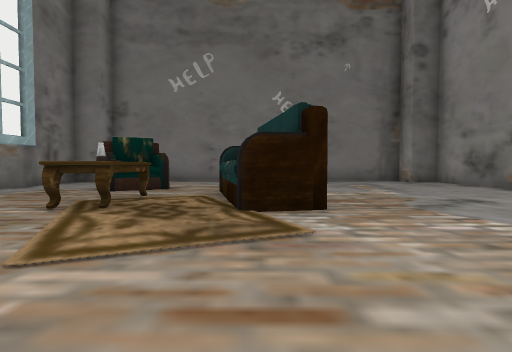
[1] (above)

14 first-person views from a walk through a Unity game level. The camera is 1.2 m above the floor, tilts 2° down and sees 80° across. The floor is counted in squares, 2 m on a side. Each view is taken from the middle of a square. On the plan, view 1 faces up. The plan holds only what a view shows up to about 9 squares ahead; the rest is blank. The player is left out. Some surface patterns are stand-ins.

[2]
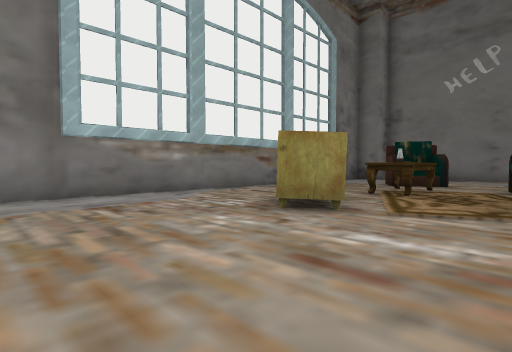

[3]
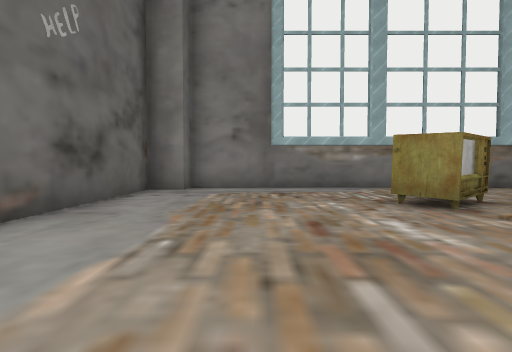

[4]
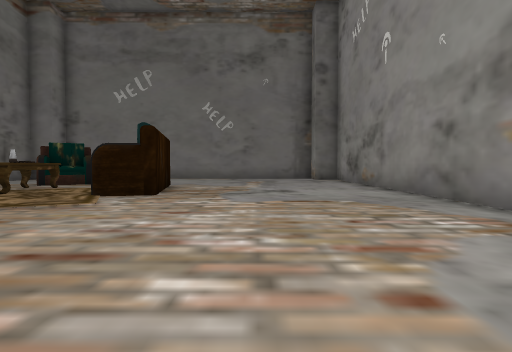

[5]
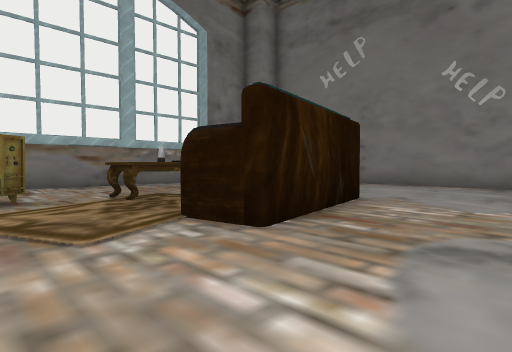

[6]
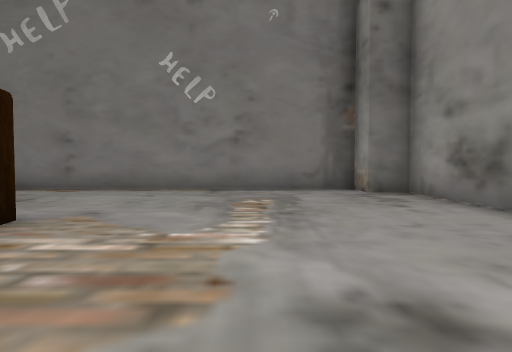

[7]
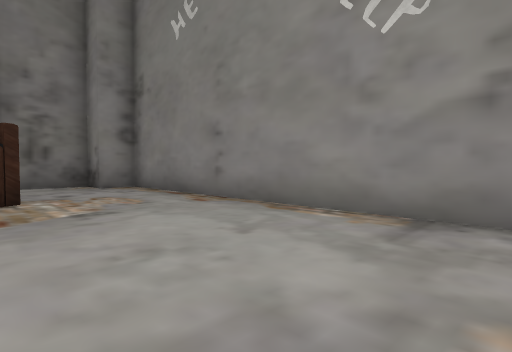

[8]
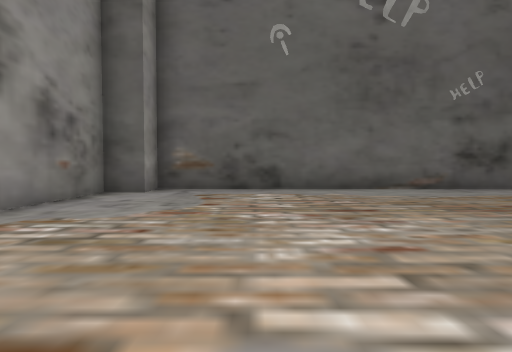

[9]
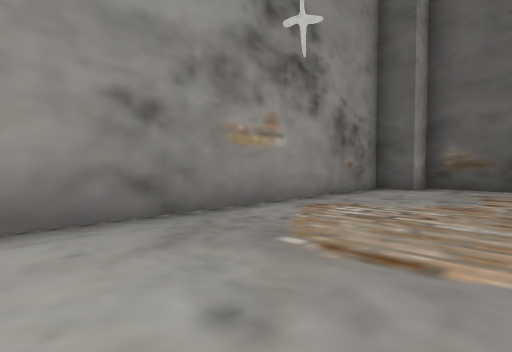

[10]
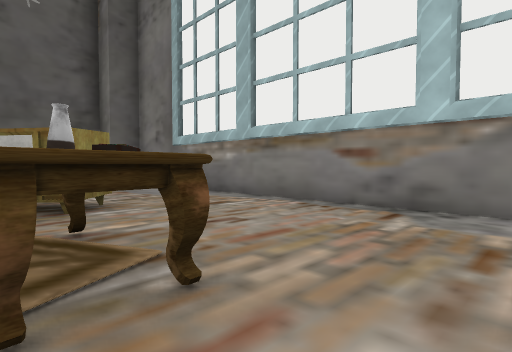

[11]
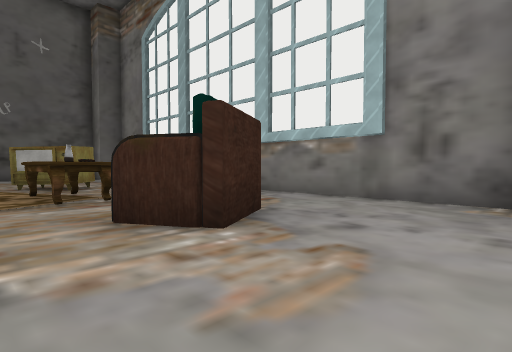

[12]
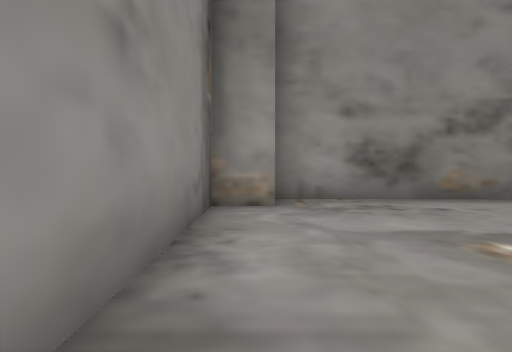

[13]
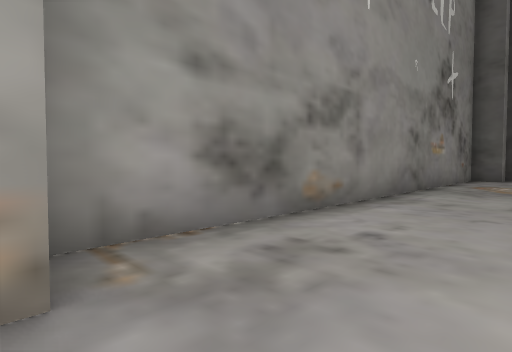

[14]
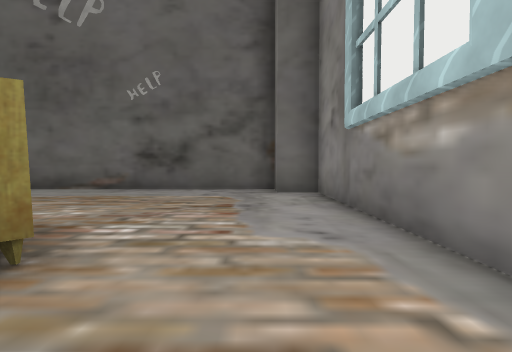

### Floor plan
Points are (right, up) in squares from view 1. A wall is a line through its corners. A room is listed if a view was taken in it or the views show most of it. See-through windows are left out.
Room 1 (views 1, 2, 3, 4, 5, 6, 7, 8, 9, 10, 11, 12, 13, 14)
walls: (-5.5, 10.7) (-6.4, 10.7) (-6.4, -2.8) (-5.5, -2.8) (-5.5, -3.7) (5.5, -3.7) (5.5, -2.8) (6.4, -2.8) (6.4, 10.7) (5.5, 10.7) (5.5, 11.7) (-5.5, 11.7) (-5.5, 10.7)
objects: other object (-4, 7) to (-3, 8); other object (-3, 1) to (-2, 3); table (-3, 4) to (-2, 6); vase (-2, 5); other object (-1, 4) to (0, 7)

Where each view was taken, in squares from view 1:
view 1: 0 up, 0 right, facing up
view 2: 2 down, 0 right, facing up-left
view 3: 1 down, 2 right, facing left
view 4: 2 down, 3 right, facing up
view 5: 2 up, 3 right, facing up-left
view 6: 4 up, 3 right, facing up
view 7: 8 up, 3 right, facing up-left
view 8: 4 up, 3 right, facing down
view 9: 5 up, 3 right, facing down-right
view 10: 7 up, 2 left, facing down-left
view 11: 11 up, 1 left, facing down-left
view 12: 11 up, 1 right, facing right
view 13: 11 up, 4 right, facing down-right
view 14: 4 up, 5 left, facing down
